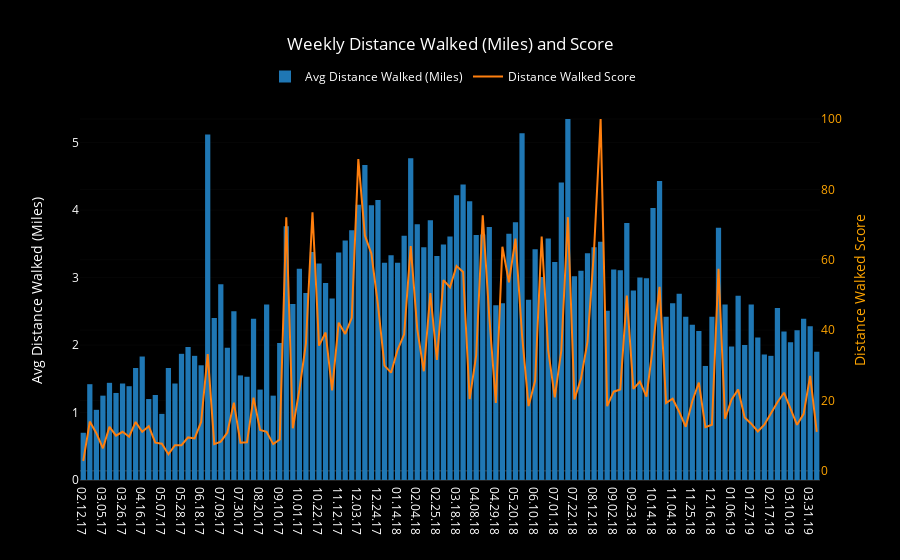

The code cell stored with this chart in its notebook:
### Code cell
bars = go.Bar(x=week_df.week_range, y=week_df.mean_dist,
              name='Avg Distance Walked (Miles)', yaxis='y1')

score_line = go.Scatter(x=week_df.week_range, y=week_df.dist_score,
                        name='Distance Walked Score', yaxis='y2')

layout = go.Layout({'plot_bgcolor': 'black', 'paper_bgcolor': 'black',
                    'font': {'color': 'white'},
                    'title': 'Weekly Distance Walked (Miles) and Score',
                    'legend': {'orientation': 'h', 'x': .25, 'y': 1.1},
                    'yaxis': {'title': 'Avg Distance Walked (Miles)'},
                    'yaxis2': {'title': 'Distance Walked Score',
                               'titlefont': {'color': 'orange'},
                               'tickfont': {'color': 'orange'},
                               'overlaying': 'y',
                               'side': 'right'},
                   'xaxis': {'type': '-'}})

data = [bars, score_line]
fig = go.Figure(data=data, layout=layout)
iplot(fig)
